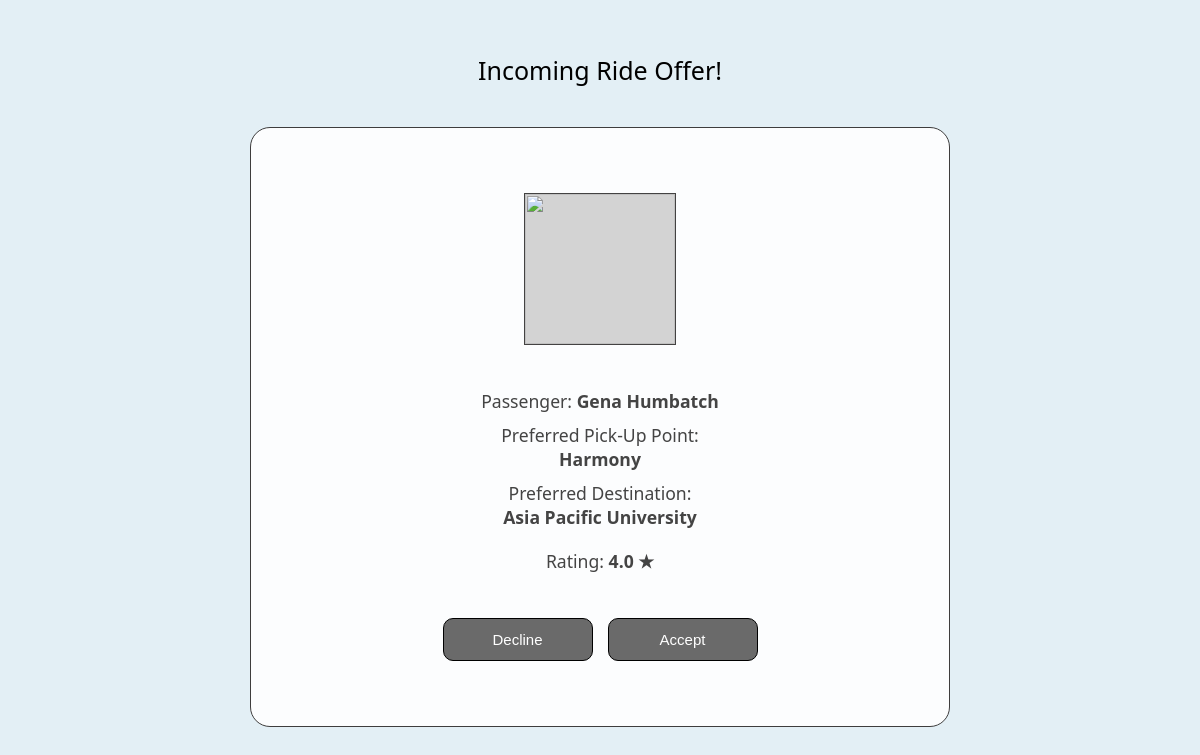
The page /PopUpRequestFromPassenger.php (signed in) on the database its author committed.
### tables this page shows
CREATE TABLE `passengerprofile` (
  `PassengerID` int(10) NOT NULL,
  `UserID` int(10) NOT NULL,
  `PreferredPickUpLocation` varchar(200) NOT NULL,
  `PreferredDropOffLocation` varchar(200) NOT NULL,
  `StarRating` decimal(2,1) NOT NULL,
  `DistanceBetweenKM` varchar(20) NOT NULL
);

CREATE TABLE `user` (
  `UserID` int(10) NOT NULL,
  `RoleID` int(10) NOT NULL,
  `Email` varchar(30) NOT NULL,
  `Password` varchar(20) NOT NULL,
  `Username` varchar(20) NOT NULL,
  `Name` varchar(50) NOT NULL,
  `Gender` varchar(10) NOT NULL,
  `AccountStatus` varchar(20) DEFAULT 'Active'
);

### PopUpRequestFromPassenger.php (the view, shortened to what this page needs)
<?php
    include 'dbconn.php';
    $userID = isset($_SESSION['user_id']) ? $_SESSION['user_id'] : null;
    $passenger = null;
    $rating = "No rating";
    if ($userID) {
        $query = "SELECT u.userID AS PassengerID, u.Name, pp.PreferredPickUpLocation AS PickUpLocation, pp.PreferredDropOffLocation AS DropOffLocation, pp.StarRating
                  FROM user u
                  JOIN passengerprofile pp ON u.userID = pp.passengerID
                  WHERE u.RoleID = 2
                  ORDER BY RAND() LIMIT 1";
        $result = mysqli_query($conn, $query);
        if (mysqli_num_rows($result) > 0) {
            $passenger = mysqli_fetch_assoc($result);
            if (!empty($passenger['StarRating'])) {
                $rating = $passenger['StarRating'] . " ★";
            }
        }
    }
?>
<!DOCTYPE html>
<html lang="en">
<head>
    <link rel="stylesheet" href="styleV.css?v=2">
</head>
<body>
<div class="center-wrapper" style="max-width: 750px;">
    <h2 style="text-align: center;">Incoming Ride Offer!</h2>
    <div class="textBorder centerText buttonColumn" style="max-width: 700px; height: 600px; background-color: rgba(255, 255, 255, 0.897); border-radius: 20px;">
    <?php if ($passenger): ?>
        <div class="ProfilePic" style="text-align: center; margin-bottom: 20px;">
            <img src="profilepic3.jpg" width="150" height="150" style="background-color: #d3d3d3; object-fit: cover; border: 1px solid #434242"> <br>
        </div>
        <div style="text-align: center; font-size: 1.1rem; color: #444; display: flex; flex-direction: column; gap: 10px;">
            <p style="margin: 0;">Passenger: <strong><?php echo htmlspecialchars($passenger['Name']); ?></strong></p>
            <p style="margin: 0;">Preferred Pick-Up Point:<br> <strong><?php echo htmlspecialchars($passenger['PickUpLocation']); ?></strong></p>
            <p style="margin: 0;">Preferred Destination:<br> <strong><?php echo htmlspecialchars($passenger['DropOffLocation']); ?></strong></p>
            <div class="ShowRating" style="margin-top: 10px;">
                Rating: <strong><?php echo htmlspecialchars($rating); ?></strong>
            </div>
        </div>
        <div class="button-group" style="margin-top: 25px; display: flex; justify-content: center; gap: 15px;">
            <button type="button" class="baseBtn" onclick="window.location.href='MainPageVD.php';">Decline</button>
            <button type="button" class="baseBtn" onclick="window.location.href='acceptedridefrompassenger.php?passenger_id=<?php echo urlencode($passenger['PassengerID']); ?>&pic=3';">Accept</button>
        </div>
    <?php endif; ?>
    </div>
</div>
</body>
</html>

### styleV.css (style rules this page uses)
body { background-color: rgb(227, 239, 245); font-family: 'Segoe UI', Tahoma, Geneva, Verdana, sans-serif; padding: 60px; }
.center-wrapper { max-width: 600px; margin: 0 auto; display: flex; flex-direction: column; align-items: center; text-align: center; gap: 25px; }
h2 { color: rgb(0, 0, 0); text-align: left; font-size: 25px; font-weight: normal; margin: -15px 0 15px 0; }
.textBorder { box-sizing: border-box; border: 1px solid #3e3d3d; width: 100%; background-color: rgba(255, 255, 255, 0.291); border-radius: 10px; }
.centerText { display: flex; align-items: center; justify-content: center; width: 100%; }
.buttonColumn { flex-direction: column; gap: 20px; }
.baseBtn, input[type="submit"].baseBtn { display: inline-block; text-align: center; text-decoration: none; cursor: pointer; border-radius: 10px; border: 1px solid black; padding: 12px 24px; font-size: 15px; color: white; background-color: rgb(106, 106, 106); width: 150px; }

### rows shown on the page
passengerprofile: UserID.Name "Gena Humbatch", PreferredPickUpLocation "Harmony", PreferredDropOffLocation "Asia Pacific University", StarRating "4.0 ★"
